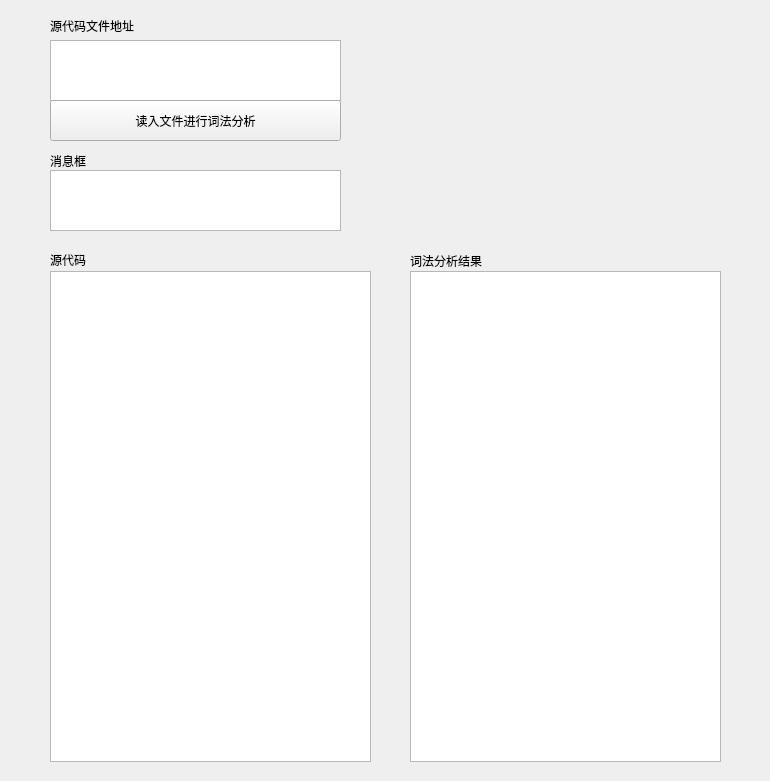
<?xml version="1.0" encoding="UTF-8"?>
<ui version="4.0">
 <class>Widget</class>
 <widget class="QWidget" name="Widget">
  <property name="geometry">
   <rect>
    <x>0</x>
    <y>0</y>
    <width>770</width>
    <height>781</height>
   </rect>
  </property>
  <property name="windowTitle">
   <string>C++单词拼装器</string>
  </property>
  <widget class="QTextBrowser" name="textBrowser">
   <property name="geometry">
    <rect>
     <x>50</x>
     <y>271</y>
     <width>321</width>
     <height>491</height>
    </rect>
   </property>
  </widget>
  <widget class="QTextBrowser" name="textBrowser_2">
   <property name="geometry">
    <rect>
     <x>410</x>
     <y>271</y>
     <width>311</width>
     <height>491</height>
    </rect>
   </property>
  </widget>
  <widget class="QTextEdit" name="textEdit">
   <property name="geometry">
    <rect>
     <x>50</x>
     <y>40</y>
     <width>291</width>
     <height>61</height>
    </rect>
   </property>
  </widget>
  <widget class="QLabel" name="label">
   <property name="geometry">
    <rect>
     <x>50</x>
     <y>250</y>
     <width>131</width>
     <height>20</height>
    </rect>
   </property>
   <property name="text">
    <string>源代码</string>
   </property>
   <property name="textFormat">
    <enum>Qt::AutoText</enum>
   </property>
  </widget>
  <widget class="QLabel" name="label_2">
   <property name="geometry">
    <rect>
     <x>410</x>
     <y>250</y>
     <width>311</width>
     <height>21</height>
    </rect>
   </property>
   <property name="text">
    <string>词法分析结果</string>
   </property>
  </widget>
  <widget class="QLabel" name="label_3">
   <property name="geometry">
    <rect>
     <x>50</x>
     <y>10</y>
     <width>291</width>
     <height>31</height>
    </rect>
   </property>
   <property name="text">
    <string>源代码文件地址</string>
   </property>
  </widget>
  <widget class="QPushButton" name="pushButton">
   <property name="geometry">
    <rect>
     <x>50</x>
     <y>100</y>
     <width>291</width>
     <height>41</height>
    </rect>
   </property>
   <property name="text">
    <string>读入文件进行词法分析</string>
   </property>
  </widget>
  <widget class="QTextBrowser" name="textBrowser_3">
   <property name="geometry">
    <rect>
     <x>50</x>
     <y>170</y>
     <width>291</width>
     <height>61</height>
    </rect>
   </property>
  </widget>
  <widget class="QLabel" name="label_4">
   <property name="geometry">
    <rect>
     <x>50</x>
     <y>150</y>
     <width>131</width>
     <height>21</height>
    </rect>
   </property>
   <property name="text">
    <string>消息框</string>
   </property>
  </widget>
 </widget>
 <resources/>
 <connections/>
</ui>
